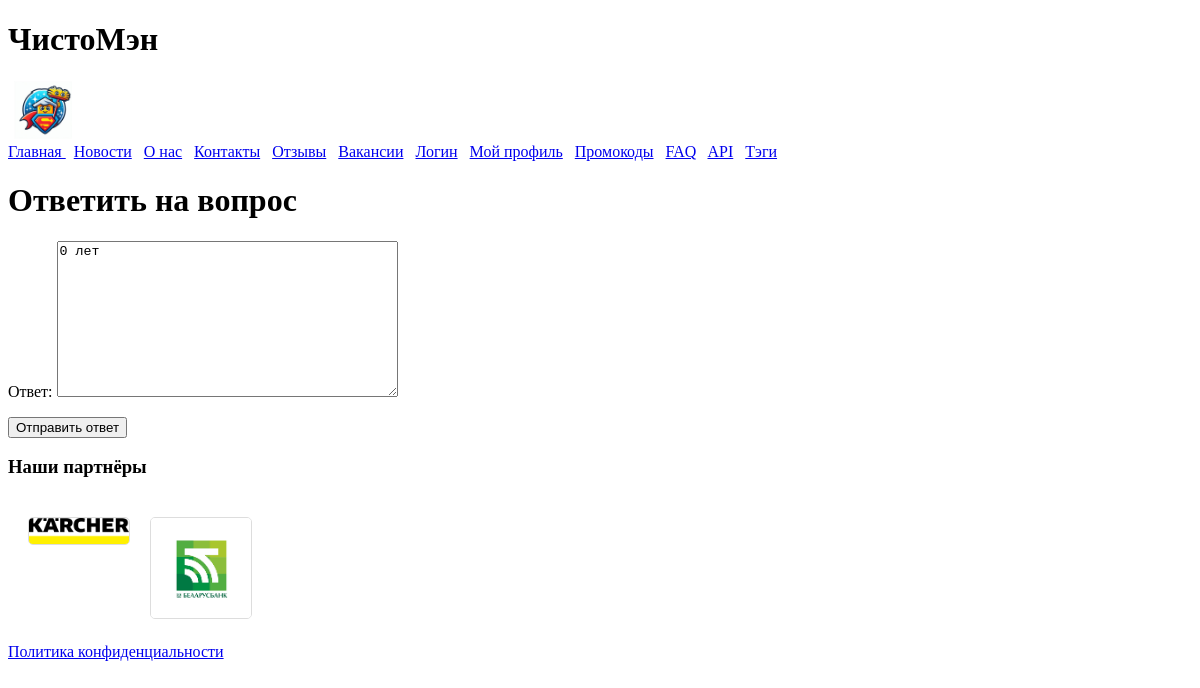
/faq/answer/1/ (signed in), run on the app's committed database.
### main/models.py (models this page shows, shortened)
class FAQ(models.Model):
    question = models.TextField(verbose_name='Вопрос')
    answer = models.TextField(verbose_name='Ответ', blank=True, null=True)
    date_added = models.DateTimeField(default=timezone.now, verbose_name='Дата добавления')
    asked_by = models.ForeignKey(User, on_delete=models.CASCADE, related_name='questions', verbose_name='Клиент')
    class Meta:
        verbose_name = 'Вопрос-ответ'
        verbose_name_plural = 'Вопросы-ответы'

class Partner(models.Model):
    name = models.CharField(max_length=100, verbose_name='Название партнера')
    link = models.URLField(verbose_name='Ссылка')
    logo = models.ImageField(upload_to='partner_logos/', verbose_name='Логотип')
    class Meta:
        verbose_name = 'Партнер'
        verbose_name_plural = 'Партнеры'

### main/views.py (the view)
# urls.py: path('faq/answer/<int:faq_id>/', views.answer_faq, name='answer_faq'),
@login_required
def answer_faq(request, faq_id):
    faq = get_object_or_404(FAQ, id=faq_id)
    if request.method == 'POST':
        form = AnswerForm(request.POST, instance=faq)
        if form.is_valid():
            faq = form.save(commit=False)
            faq.save()
            return redirect('faq_list')
    else:
        form = AnswerForm(instance=faq)
    return render(request, 'main/answer_faq.html', {'form': form, 'faq': faq})

### main/forms.py
class AnswerForm(ModelForm):
    class Meta:
        model = FAQ
        fields = ['answer']

### main/context_processors.py (called while the page is built)
def partners_processor(request):
    partners = Partner.objects.all()
    return {
        'partners': partners,
    }

### main/templates/main/answer_faq.html (shortened to what this page needs)
{% extends 'main/base.html' %}
{% block content %}
<h1>Ответить на вопрос</h1>
<form method="post">
    {{ form.as_p }}
    <button type="submit">Отправить ответ</button>
</form>
{% endblock %}

### main/templates/main/base.html (shortened to what this page needs)
<!DOCTYPE html>
<html lang="en">
<head>
</head>
<body>
    <header>
        <h1>ЧистоМэн</h1>
        <nav>
            <form action="{% url 'home' %}" method="get">
                <button type="submit" style="border: none; background: none; width: 70px; height: 60px;">
                    <img src="/media/company_logos/company_logo.png" alt="Go to Home" style="width: 100%; height: 100%;" />
                </button>
            </form>
            <a href="{% url 'home'%}">Главная </a>
            <a href="{% url 'news'%}">Новости</a>
            <a href="{% url 'about'%}">О нас</a>
            <a href="{% url 'contacts'%}">Контакты</a>
            <a href="{% url 'reviews_list'%}">Отзывы</a>
            <a href="{% url 'vacancies'%}">Вакансии</a>
            <a href="{% url 'login'%}">Логин</a>
            <a href="{% url 'profile'%}">Мой профиль</a>
            <a href="{% url 'promo_codes'%}">Промокоды</a>
            <a href="{% url 'faq_list'%}">FAQ</a>
            <a href="{% url 'api_combined_view'%}">API</a>
            <a href="{% url 'tags'%}">Тэги</a>
        </nav>
    </header>
    <main>
        {% block content %}
        {% endblock %}
    </main>
    <footer>
        <h3>Наши партнёры</h3>
        <div class="partners">
            {% for partner in partners %}
                <div class="partner">
                    {% if partner.logo %}
                        <a href="{{ partner.link }}" target="_blank" >
                            <img src="{{ partner.logo.url }}" alt="{{ partner.name }}">
                        </a>
                    {% endif %}
                </div>
            {% empty %}
                <p>Пока нет партнёров.</p>
            {% endfor %}
        </div>
        <a href="{% url 'politics'%}">Политика конфиденциальности</a>
    </footer>
</body>
</html>

### main/templates/main/base.html (style rules this page uses)
.partners { display: flex; flex-wrap: wrap; gap: 20px; padding: 20px; }
.partner { text-align: center; }
.partner img { max-width: 100px; height: auto; border: 1px solid #ddd; border-radius: 5px; }

### data on the page
FAQ: answer "0 лет"
Partner: logo (picture)
Partner: logo (picture)
